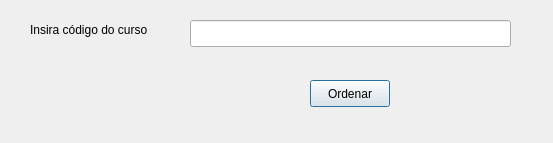
<?xml version="1.0" encoding="UTF-8"?>
<ui version="4.0">
 <class>Janela2</class>
 <widget class="QDialog" name="Janela2">
  <property name="geometry">
   <rect>
    <x>0</x>
    <y>0</y>
    <width>553</width>
    <height>143</height>
   </rect>
  </property>
  <property name="windowTitle">
   <string>Dialog</string>
  </property>
  <widget class="QLabel" name="label">
   <property name="geometry">
    <rect>
     <x>30</x>
     <y>20</y>
     <width>141</width>
     <height>19</height>
    </rect>
   </property>
   <property name="text">
    <string>Insira código do curso</string>
   </property>
  </widget>
  <widget class="QLineEdit" name="lineEdit_janela2">
   <property name="geometry">
    <rect>
     <x>190</x>
     <y>20</y>
     <width>321</width>
     <height>27</height>
    </rect>
   </property>
  </widget>
  <widget class="QPushButton" name="btn_ordenar">
   <property name="geometry">
    <rect>
     <x>310</x>
     <y>80</y>
     <width>80</width>
     <height>27</height>
    </rect>
   </property>
   <property name="text">
    <string>Ordenar</string>
   </property>
  </widget>
 </widget>
 <resources/>
 <connections/>
</ui>
